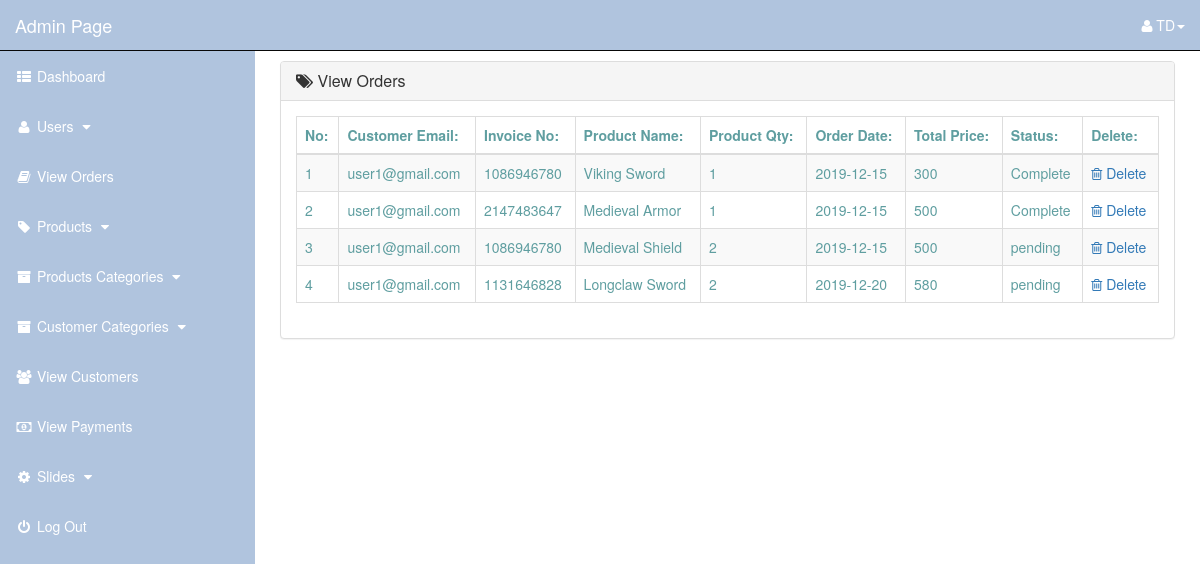
/admin_area/index.php?view_orders (signed in), run on an earlier commit of the app's database.
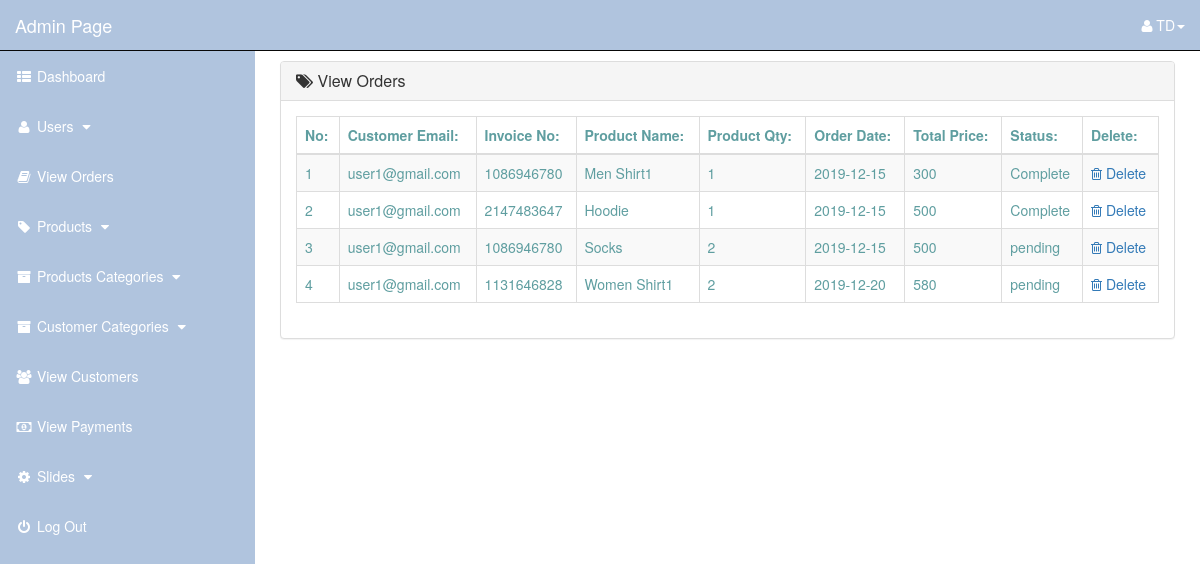
And on a later commit of the database.
### tables this page shows
CREATE TABLE `pending_orders` (
  `order_id` int(10) NOT NULL,
  `customer_id` int(10) NOT NULL,
  `invoice_no` int(10) NOT NULL,
  `product_id` text NOT NULL,
  `qty` int(10) NOT NULL,
  `order_status` text NOT NULL
);

CREATE TABLE `products` (
  `product_id` int(10) NOT NULL,
  `p_cat_id` int(10) NOT NULL,
  `cat_id` int(10) NOT NULL,
  `date` timestamp NOT NULL DEFAULT current_timestamp() ON UPDATE current_timestamp(),
  `product_title` text NOT NULL,
  `product_img1` text NOT NULL,
  `product_price` int(10) NOT NULL,
  `product_keywords` text NOT NULL,
  `product_desc` text NOT NULL
);

CREATE TABLE `customers` (
  `customer_id` int(10) NOT NULL,
  `customer_name` varchar(255) NOT NULL,
  `customer_phone` varchar(255) NOT NULL,
  `customer_email` varchar(255) NOT NULL,
  `customer_address` text NOT NULL,
  `customer_city` text NOT NULL,
  `customer_country` text NOT NULL,
  `customer_pass` varchar(255) NOT NULL,
  `customer_ip` varchar(100) NOT NULL
);

CREATE TABLE `customer_orders` (
  `order_id` int(10) NOT NULL,
  `customer_id` int(10) NOT NULL,
  `qty` int(10) NOT NULL,
  `order_date` date NOT NULL,
  `price` int(100) NOT NULL,
  `order_status` text NOT NULL,
  `invoice_no` int(100) NOT NULL
);

### admin_area/view_orders.php (the view)
<?php
    if(!isset($_SESSION['admin_email'])){
        echo "<script>window.open('login.php','_self')</script>";
    }else{
?>
<div class="row">
    <div class="col-lg-12">
    </div>
</div>
<div class="row">
    <div class="col-lg-12">
        <div class="panel panel-default">
            <div class="panel-heading">
               <h3 class="panel-title">
                   <i class="fa fa-tags"></i>  View Orders
               </h3>
            </div>
            <div class="panel-body">
                <div class="table-responsive">
                    <table class="table table-striped table-bordered table-hover">
                        <thead>
                            <tr>
                                <th> No: </th>
                                <th> Customer Email: </th>
                                <th> Invoice No: </th>
                                <th> Product Name: </th>
                                <th> Product Qty: </th>
                                <th> Order Date: </th>
                                <th> Total Price: </th>
                                <th> Status: </th>
                                <th> Delete: </th>
                            </tr>
                        </thead>
                        <tbody>
                            <?php
                                $i=0;
                                $get_orders = "select * from pending_orders";
                                $run_orders = mysqli_query($con,$get_orders);
                                while($row_order=mysqli_fetch_array($run_orders)){
                                    $order_id = $row_order['order_id'];
                                    $c_id = $row_order['customer_id'];
                                    $invoice_no = $row_order['invoice_no'];
                                    $product_id = $row_order['product_id'];
                                    $qty = $row_order['qty'];
                                    $order_status = $row_order['order_status'];
                                    $get_products = "select * from products where product_id='$product_id'";
                                    $run_products = mysqli_query($con,$get_products);
                                    $row_products = mysqli_fetch_array($run_products);
                                    $product_title = $row_products['product_title'];
                                    $get_customer = "select * from customers where customer_id='$c_id'";
                                    $run_customer = mysqli_query($con,$get_customer);
                                    $row_customer = mysqli_fetch_array($run_customer);
                                    $customer_email = $row_customer['customer_email'];
                                    $get_c_order = "select * from customer_orders where order_id='$order_id'";
                                    $run_c_order = mysqli_query($con,$get_c_order);
                                    $row_c_order = mysqli_fetch_array($run_c_order);
                                    $order_date = $row_c_order['order_date'];
                                    $order_price = $row_c_order['price'];
                                    $i++;
                            ?>
                            <tr>
                                <td> <?php echo $i; ?> </td>
                                <td> <?php echo $customer_email; ?> </td>
                                <td> <?php echo $invoice_no; ?></td>
                                <td> <?php echo $product_title; ?> </td>
                                <td> <?php echo $qty; ?></td>
                                <td> <?php echo $order_date; ?> </td>
                                <td> <?php echo $order_price; ?> </td>
                                <td>
                                    <?php
                                        if($order_status=='pending'){
                                            echo $order_status='pending';
                                        }else{
                                            echo $order_status='Complete';
                                        }
                                    ?>
                                </td>
                                <td>
                                     <a href="index.php?delete_order=<?php echo $order_id; ?>">
                                        <i class="fa fa-trash-o"></i> Delete
                                     </a>
                                </td>
                            </tr>
                            <?php } ?>
                        </tbody>
                    </table>
                </div>
            </div>
        </div>
    </div>
</div>
<?php } ?>

What changed in the data, as far as the page shows it:
changed through a linked row, pending_orders: product.product_title "Viking Sword" → "Men Shirt1"
changed through a linked row, pending_orders: product.product_title "Medieval Armor" → "Hoodie"
changed through a linked row, pending_orders: product.product_title "Medieval Shield" → "Socks"
changed through a linked row, pending_orders: product.product_title "Longclaw Sword" → "Women Shirt1"
